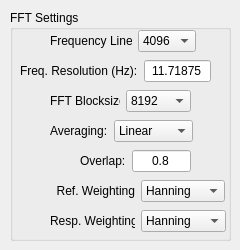
     <widget class="QWidget" name="page_FFTSettings">
      <widget class="QGroupBox" name="groupBox_FFTSettings_RandomNoiseTest">
       <property name="geometry">
        <rect>
         <x>10</x>
         <y>10</y>
         <width>221</width>
         <height>231</height>
        </rect>
       </property>
       <property name="title">
        <string>FFT Settings</string>
       </property>
       <widget class="QWidget" name="layoutWidget_6">
        <property name="geometry">
         <rect>
          <x>40</x>
          <y>80</y>
          <width>141</width>
          <height>22</height>
         </rect>
        </property>
        <layout class="QHBoxLayout" name="horizontalLayout_20">
         <item>
          <widget class="QLabel" name="label_FFTBlocksize_RandomNoiseTest">
           <property name="text">
            <string>FFT Blocksize:</string>
           </property>
          </widget>
         </item>
         <item>
          <widget class="QComboBox" name="comboBox_FFTBlocksize_RandomNoiseTest">
           <property name="currentIndex">
            <number>3</number>
           </property>
           <item>
            <property name="text">
             <string>1024</string>
            </property>
           </item>
           <item>
            <property name="text">
             <string>2048</string>
            </property>
           </item>
           <item>
            <property name="text">
             <string>4096</string>
            </property>
           </item>
           <item>
            <property name="text">
             <string>8192</string>
            </property>
           </item>
           <item>
            <property name="text">
             <string>16384</string>
            </property>
           </item>
          </widget>
         </item>
        </layout>
       </widget>
       <widget class="QWidget" name="layoutWidget_7">
        <property name="geometry">
         <rect>
          <x>40</x>
          <y>20</y>
          <width>146</width>
          <height>22</height>
         </rect>
        </property>
        <layout class="QHBoxLayout" name="horizontalLayout_21">
         <item>
          <widget class="QLabel" name="label_FreqLines_RandomNoiseTest">
           <property name="text">
            <string>Frequency Lines:</string>
           </property>
          </widget>
         </item>
         <item>
          <widget class="QComboBox" name="comboBox_FreqLines_RandomNoiseTest">
           <property name="currentText">
            <string>4096</string>
           </property>
           <property name="currentIndex">
            <number>3</number>
           </property>
           <item>
            <property name="text">
             <string>512</string>
            </property>
           </item>
           <item>
            <property name="text">
             <string>1024</string>
            </property>
           </item>
           <item>
            <property name="text">
             <string>2048</string>
            </property>
           </item>
           <item>
            <property name="text">
             <string>4096</string>
            </property>
           </item>
           <item>
            <property name="text">
             <string>8192</string>
            </property>
           </item>
          </widget>
         </item>
        </layout>
       </widget>
       <widget class="QWidget" name="layoutWidget_8">
        <property name="geometry">
         <rect>
          <x>40</x>
          <y>110</y>
          <width>143</width>
          <height>22</height>
         </rect>
        </property>
        <layout class="QHBoxLayout" name="horizontalLayout_23">
         <item>
          <widget class="QLabel" name="label_AveragingFFT_RandomNoiseTest">
           <property name="text">
            <string>Averaging:</string>
           </property>
          </widget>
         </item>
         <item>
          <widget class="QComboBox" name="comboBox_AveragingFFT_RandomNoiseTest">
           <item>
            <property name="text">
             <string>Linear</string>
            </property>
           </item>
           <item>
            <property name="text">
             <string>Exponential</string>
            </property>
           </item>
          </widget>
         </item>
        </layout>
       </widget>
       <widget class="QWidget" name="layoutWidget_9">
        <property name="geometry">
         <rect>
          <x>40</x>
          <y>170</y>
          <width>175</width>
          <height>22</height>
         </rect>
        </property>
        <layout class="QHBoxLayout" name="horizontalLayout_25">
         <item>
          <widget class="QLabel" name="label_RefWeighting_RandomNoiseTest">
           <property name="text">
            <string>  Ref. Weighting:</string>
           </property>
          </widget>
         </item>
         <item>
          <widget class="QComboBox" name="comboBox_RefWeighting_RandomNoiseTest">
           <property name="currentIndex">
            <number>1</number>
           </property>
           <item>
            <property name="text">
             <string>Uniform</string>
            </property>
           </item>
           <item>
            <property name="text">
             <string>Hanning</string>
            </property>
           </item>
           <item>
            <property name="text">
             <string>KaiserBessel</string>
            </property>
           </item>
           <item>
            <property name="text">
             <string>Flattop</string>
            </property>
           </item>
          </widget>
         </item>
        </layout>
       </widget>
       <widget class="QWidget" name="layoutWidget_10">
        <property name="geometry">
         <rect>
          <x>40</x>
          <y>200</y>
          <width>176</width>
          <height>22</height>
         </rect>
        </property>
        <layout class="QHBoxLayout" name="horizontalLayout_26">
         <item>
          <widget class="QLabel" name="label_RespWeighting_RandomNoiseTest">
           <property name="text">
            <string>Resp. Weighting:</string>
           </property>
          </widget>
         </item>
         <item>
          <widget class="QComboBox" name="comboBox_RespWeighting_RandomNoiseTest">
           <property name="currentIndex">
            <number>1</number>
           </property>
           <item>
            <property name="text">
             <string>Uniform</string>
            </property>
           </item>
           <item>
            <property name="text">
             <string>Hanning</string>
            </property>
           </item>
           <item>
            <property name="text">
             <string>KaiserBessel</string>
            </property>
           </item>
           <item>
            <property name="text">
             <string>Flattop</string>
            </property>
           </item>
          </widget>
         </item>
        </layout>
       </widget>
       <widget class="QWidget" name="layoutWidget">
        <property name="geometry">
         <rect>
          <x>10</x>
          <y>50</y>
          <width>191</width>
          <height>22</height>
         </rect>
        </property>
        <layout class="QHBoxLayout" name="horizontalLayout_22">
         <item>
          <widget class="QLabel" name="label_FreqResolution_RandomNoiseTest">
           <property name="text">
            <string>Freq. Resolution (Hz):</string>
           </property>
          </widget>
         </item>
         <item>
          <widget class="QLineEdit" name="lineEdit_FreqResolution_RandomNoiseTest">
           <property name="text">
            <string>11.71875</string>
           </property>
           <property name="alignment">
            <set>Qt::AlignCenter</set>
           </property>
           <property name="readOnly">
            <bool>true</bool>
           </property>
          </widget>
         </item>
        </layout>
       </widget>
       <widget class="QWidget" name="layoutWidget">
        <property name="geometry">
         <rect>
          <x>70</x>
          <y>140</y>
          <width>111</width>
          <height>22</height>
         </rect>
        </property>
        <layout class="QHBoxLayout" name="horizontalLayout_24">
         <item>
          <widget class="QLabel" name="label_Overlap_RandomNoiseTest">
           <property name="text">
            <string>Overlap:</string>
           </property>
          </widget>
         </item>
         <item>
          <widget class="QLineEdit" name="lineEdit_Overlap_RandomNoiseTest">
           <property name="text">
            <string>0.8</string>
           </property>
           <property name="alignment">
            <set>Qt::AlignCenter</set>
           </property>
          </widget>
         </item>
        </layout>
       </widget>
      </widget>
     </widget>
